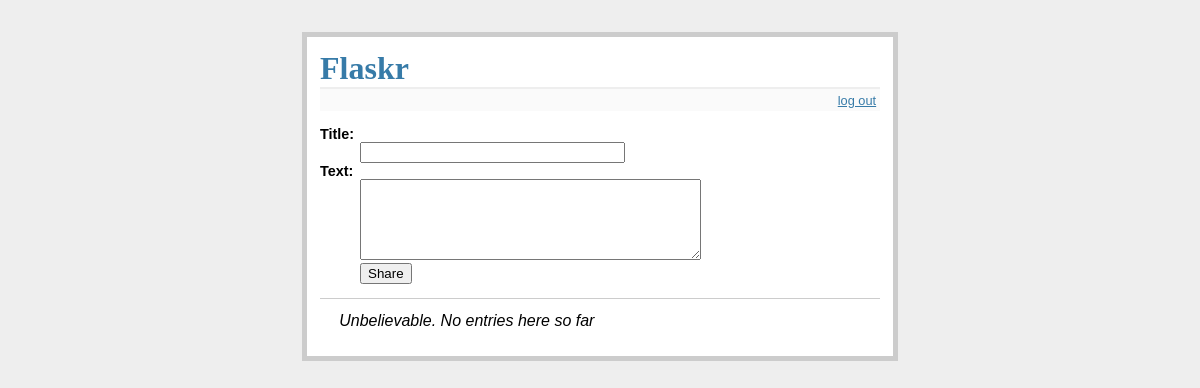
The page / (signed in) on the database as committed earlier.
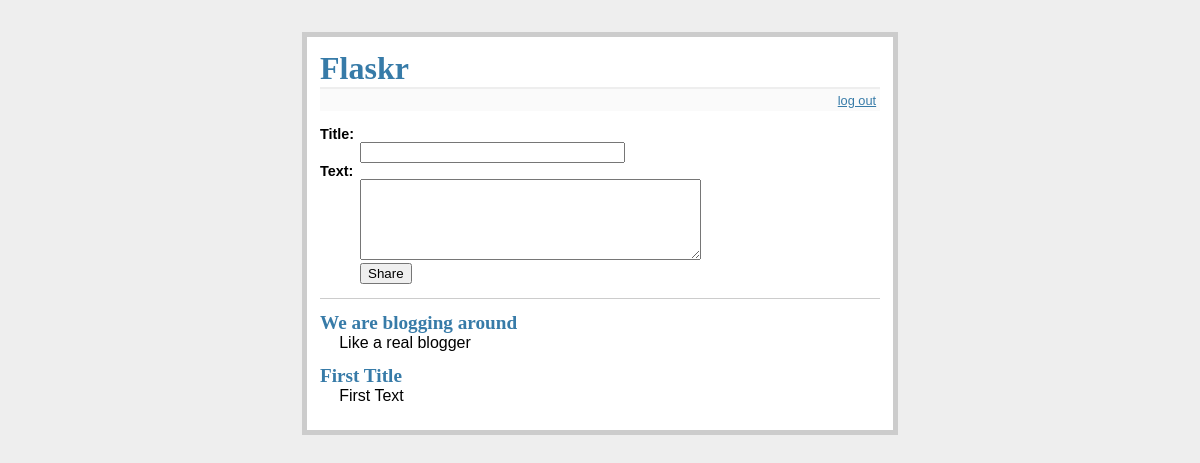
The same page on the database as committed later.
### tables this page shows
CREATE TABLE entries (
    id integer primary key autoincrement,
    title text not null,
    'text' text not null
);

### flaskr.py (the view)
@app.route('/')
def show_entries():
    db = get_db()
    cur = db.execute('select title, text from entries order by id desc')
    entries = cur.fetchall()
    return render_template('show_entries.html', entries=entries)

### flaskr.py (called while the page is built)
def connect_db():
    rv = sqlite3.connect(app.config['DATABASE'])
    rv.row_factory = sqlite3.Row
    return rv

def get_db():
    if not hasattr(g, 'sqlite_db'):
        g.sqlite_db = connect_db()
    return g.sqlite_db

### templates/show_entries.html
{% extends "layout.html" %}
{% block body %}
  {% if session.logged_in %}
    <form action="{{ url_for('add_entry') }}" method=post class=add-entry>
      <dl>
        <dt>Title:
        <dd><input type=text size=30 name=title>
        <dt>Text:
        <dd><textarea name=text rows=5 cols=40></textarea>
        <dd><input type=submit value=Share>
      </dl>
    </form>
  {% endif %}
  <ul class=entries>
  {% for entry in entries %}
    <li><h2>{{ entry.title }}</h2>{{ entry.text|safe }}
  {% else %}
    <li><em>Unbelievable.  No entries here so far</em>
  {% endfor %}
  </ul>
{% endblock %}

### templates/layout.html (shortened to what this page needs)
<!doctype html>
<link rel=stylesheet type=text/css href="{{ url_for('static', filename='style.css') }}">
<div class=page>
  <h1>Flaskr</h1>
  <div class=metanav>
  {% if not session.logged_in %}
    <a href="{{ url_for('login') }}">log in</a>
  {% else %}
    <a href="{{ url_for('logout') }}">log out</a>
  {% endif %}
  </div>
  {% block body %}{% endblock %}
</div>

### static/style.css (style rules this page uses)
a, h1, h2 { color: #377ba8; }
h1, h2 { font-family: 'Georgia', serif; margin: 0; }
h1 { border-bottom: 2px solid #eee; }
h2 { font-size: 1.2em; }
.page { margin: 2em auto; width: 35em; border: 5px solid #ccc; padding: 0.8em; background: white; }
.entries { list-style: none; margin: 0; padding: 0; }
.entries li { margin: 0.8em 1.2em; }
.entries li h2 { margin-left: -1em; }
.add-entry { font-size: 0.9em; border-bottom: 1px solid #ccc; }
.add-entry dl { font-weight: bold; }
.metanav { text-align: right; font-size: 0.8em; padding: 0.3em; margin-bottom: 1em; background: #fafafa; }

Rows that differ between the two databases and show on the page:
added entries: title "We are blogging around", text "Like a real blogger"
added entries: title "First Title", text "First Text"
Other text that changed with them:
text no longer shown: "Unbelievable. No entries here so far"
